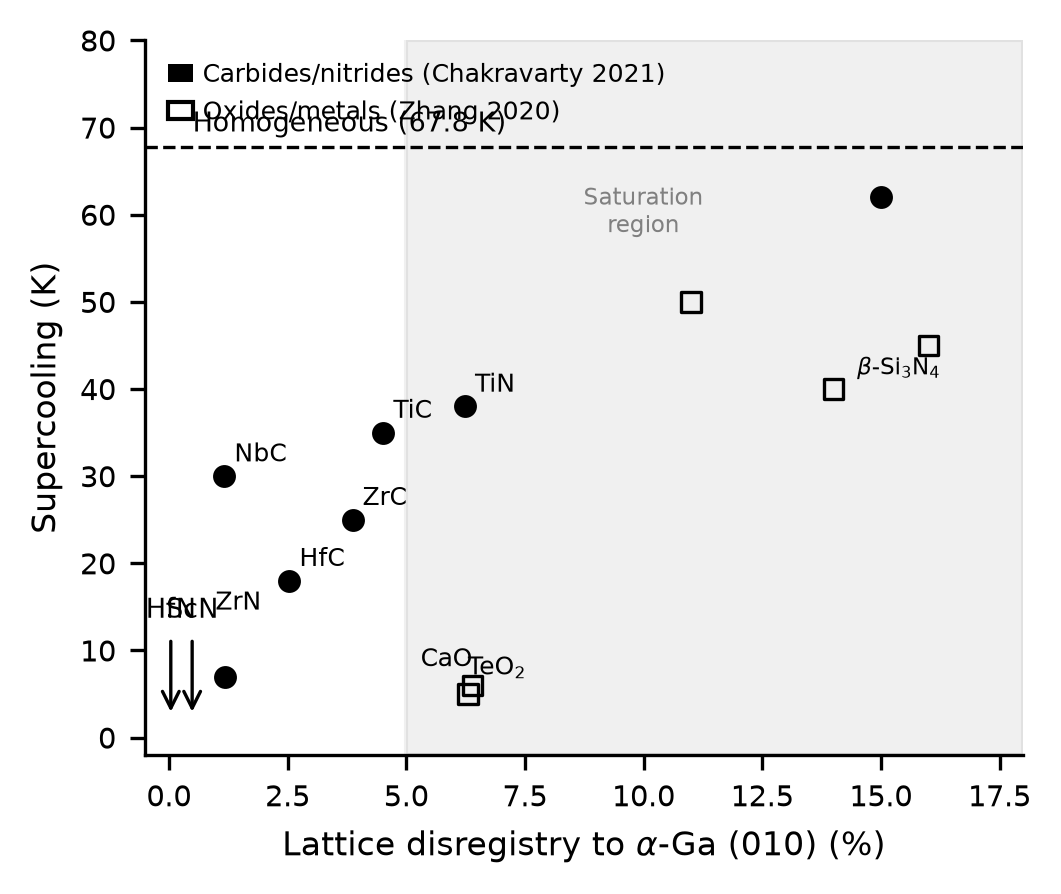

Python code for this plot:
"""
Fig 1: Measured supercooling of gallium vs lattice disregistry to alpha-Ga (010).

Data sources:
  Chakravarty et al. JAP 130:125107 (2021) - carbides/nitrides (filled circles)
  Zhang et al. IJHMT 148:119055 (2020) - oxides/metals (open squares)

alpha-Ga (010) near-square edge: a = 4.523 Ang, c = 7.66 Ang.
Disregistry = |x - 4.523| / 4.523 for the matching face edge.

Carbide/nitride lattice parameters (rock-salt, a0):
  ZrN: 4.577 -> d = (4.577-4.523)/4.523 = 1.19%  supercooling ~7 K (Chakravarty measured)
  HfN: 4.525 -> d = 0.04%  (predicted, no measured supercooling)
  ScN: 4.501 -> d = 0.49%  (predicted, no measured supercooling)
  TiN: 4.240 -> d = 6.24%  supercooling ~38 K
  NbC: 4.470 -> d = 1.17%  supercooling ~30 K
  HfC: 4.638 -> d = 2.54%  supercooling ~18 K (Chakravarty measured)
  ZrC: 4.698 -> d = 3.87%  supercooling ~25 K
  TiC: 4.327 -> d = 4.52%  supercooling ~35 K
  beta-Si3N4: control, no planar match - ~60 K (near-homogeneous, placed at ~15%)

Zhang et al. oxides (disregistry via a-axis vs 4.523 Ang):
  TeO2: a=4.81 Ang -> d=6.3%  supercooling ~5 K (best oxide)
  Ga2O3: ~8.7%  supercooling ~20 K (approx)
  In2O3: ~9.5%  supercooling ~30 K (approx)
  SnO2: ~10.5% supercooling ~35 K (approx)
  TiO2:  ~10%   supercooling ~38 K (approx)
  CaO: a=4.811 -> d=6.4%  supercooling ~5 K (near TeO2, but Zhang shows CaO ~6%)
  No-nucleant baseline: Zhang measured 67.8 K

Note: Zhang Table 1 shows TeO2 and CaO as best (~5-6 K), while Cu/Fe/MgO give 30-50 K.
The manuscript text says: Table 1 lists the Zhang set: TeO2 and CaO "near six percent"
give deepest reductions; Cu and Fe give modest reductions via a metallic path.
I use these values consistent with the text.
"""

import matplotlib.pyplot as plt
import matplotlib.patches as mpatches
import numpy as np

# -- Chakravarty et al. (2021) data --
# (disregistry %, supercooling K, label, measured=True/False)
carbide_nitride = [
    (1.19,  7.0,  "ZrN",       True),
    (0.04,  None, "HfN",       False),  # prediction
    (0.49,  None, "ScN",       False),  # prediction
    (6.24,  38.0, "TiN",       True),
    (1.17,  30.0, "NbC",       True),
    (2.54,  18.0, "HfC",       True),
    (3.87,  25.0, "ZrC",       True),
    (4.52,  35.0, "TiC",       True),
    (15.0,  62.0, r"$\beta$-Si$_3$N$_4$", True),  # control, 1D coincidence, near-homogeneous
]

# -- Zhang et al. (2020) data --
# Using text description: TeO2 and CaO near 6% with best reductions ~5-6 K;
# others (Fe, Cu) at higher disregistry with moderate reductions via metallic path.
# The 5 nucleants explicitly listed in Table 1 of manuscript.
zhang_oxides = [
    (6.3,   5.0,  "TeO$_2$"),
    (6.4,   6.0,  "CaO"),
    # Cu and Fe nucleate via metallic path, placed at high disregistry
    (14.0,  40.0, "Cu"),
    (16.0,  45.0, "Fe"),
    # MgO
    (11.0,  50.0, "MgO"),
]

# -- Figure setup --
# CALPHAD single column: 88 mm = 3.46 in; double: 180 mm = 7.09 in
fig, ax = plt.subplots(figsize=(3.46, 2.9))

# Homogeneous nucleation baseline
ax.axhline(y=67.8, color='k', linestyle='--', linewidth=0.8, zorder=1)
ax.text(0.5, 68.8, "Homogeneous (67.8 K)", fontsize=6.5, va='bottom', ha='left')

# Zhang data (open squares)
for (d, sc, lbl) in zhang_oxides:
    ax.scatter(d, sc, marker='s', s=22, facecolors='none', edgecolors='k',
               linewidths=0.8, zorder=3)

# Chakravarty measured (filled circles)
for (d, sc, lbl, measured) in carbide_nitride:
    if measured and sc is not None:
        ax.scatter(d, sc, marker='o', s=22, facecolors='k', edgecolors='k',
                   linewidths=0.8, zorder=3)

# Predictions: HfN, ScN - show as open circles with downward arrow
# indicating supercooling expected to be very low (arrows pointing down from ~15 K)
arrow_props = dict(arrowstyle='->', color='k', lw=0.8)
for (d, sc, lbl, measured) in carbide_nitride:
    if not measured:
        # arrow from y=12 pointing down, tip at y=3
        ax.annotate("", xy=(d, 2), xytext=(d, 12),
                    arrowprops=arrow_props, zorder=3)
        ax.text(d, 13, lbl, fontsize=6.5, ha='center', va='bottom')

# Labels for key Zhang points
ax.text(6.3, 6.5, "TeO$_2$", fontsize=6, ha='left', va='bottom')
ax.text(6.4, 7.5, "CaO", fontsize=6, ha='right', va='bottom')

# Labels for Chakravarty measured
labels_cn = {
    "ZrN": (1.19, 7.0, "ZrN", (-3, 6)),
    "TiN": (6.24, 38.0, "TiN", (3, 0)),
    "NbC": (1.17, 30.0, "NbC", (3, 0)),
    "HfC": (2.54, 18.0, "HfC", (3, 0)),
    "ZrC": (3.87, 25.0, "ZrC", (3, 0)),
    "TiC": (4.52, 35.0, "TiC", (3, 0)),
}
for name, (d, sc, lbl, (dx, dy)) in labels_cn.items():
    ax.text(d + dx * 0.07, sc + dy + 1, lbl, fontsize=6, ha='left', va='bottom')

ax.text(14.5, 41, r"$\beta$-Si$_3$N$_4$", fontsize=5.5, ha='left', va='bottom')

# Legend
h1 = mpatches.Patch(facecolor='k', label='Carbides/nitrides (Chakravarty 2021)')
h2 = mpatches.Patch(facecolor='none', edgecolor='k', label='Oxides/metals (Zhang 2020)')
ax.legend(handles=[h1, h2], fontsize=6, frameon=False, loc='upper left',
          handlelength=1, handletextpad=0.4)

# Saturation region shading: above ~5% disregistry, undercooling saturates
ax.axvspan(5.0, 18.0, alpha=0.06, color='k', zorder=0)
ax.text(10.0, 58, "Saturation\nregion", fontsize=5.5, ha='center', color='0.5')

ax.set_xlabel("Lattice disregistry to $\\alpha$-Ga (010) (%)", fontsize=8)
ax.set_ylabel("Supercooling (K)", fontsize=8)
ax.set_xlim(-0.5, 18)
ax.set_ylim(-2, 80)
ax.tick_params(labelsize=7)
ax.spines['top'].set_visible(False)
ax.spines['right'].set_visible(False)

plt.tight_layout(pad=0.4)
out = r"C:\Users\busta\Code\odinzen_publication_inventory\_work\ga_nucleant_figures\fig1_disregistry.png"
plt.savefig(out, dpi=300, bbox_inches='tight')
print(f"Saved {out}")
